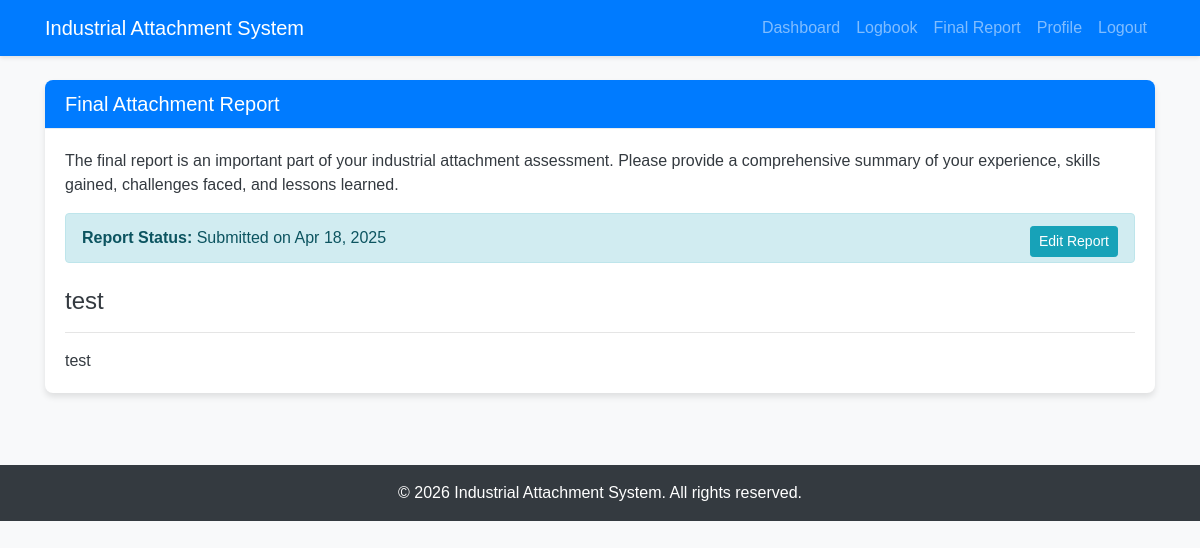
Page /pages/student/final_report.php (signed in) on the committed database.
### tables this page shows
CREATE TABLE `final_reports` (
  `report_id` int(11) NOT NULL,
  `student_id` int(11) NOT NULL,
  `title` varchar(255) NOT NULL,
  `content` text NOT NULL,
  `submission_date` timestamp NOT NULL DEFAULT current_timestamp()
);

### pages/student/final_report.php (the view, shortened to what this page needs)
<?php
require_once '../../config/db_connect.php';
$student = getStudentDetails($conn, $_SESSION['user_id']);
$stmt = $conn->prepare("SELECT * FROM final_reports WHERE student_id = ?");
$stmt->bind_param("i", $student['student_id']);
$stmt->execute();
$report = $stmt->get_result()->fetch_assoc();
include '../../includes/header.php';
?>
<div class="row">
    <div class="col-lg-12">
        <div class="card mb-4">
            <div class="card-header bg-primary text-white">
                <h5 class="mb-0">Final Attachment Report</h5>
            </div>
            <div class="card-body">
                <div class="mb-4">
                    <p>The final report is an important part of your industrial attachment assessment. Please provide a comprehensive summary of your experience, skills gained, challenges faced, and lessons learned.</p>
                    <?php if ($report): ?>
                        <div class="alert alert-info">
                            <strong>Report Status:</strong> Submitted on <?php echo date('M d, Y', strtotime($report['submission_date'])); ?>
                            <button class="btn btn-sm btn-info float-right" id="editReportBtn">Edit Report</button>
                        </div>
                    <?php endif; ?>
                </div>
                <?php if ($report && !isset($_GET['edit'])): ?>
                    <div id="reportDisplay">
                        <h4><?php echo $report['title']; ?></h4>
                        <hr>
                        <div class="report-content">
                            <?php echo nl2br($report['content']); ?>
                        </div>
                    </div>
                <?php endif; ?>
            </div>
        </div>
    </div>
</div>
<?php include '../../includes/footer.php'; ?>

### assets/css/style.css (style rules this page uses)
body { font-family: 'Arial', sans-serif; background-color: #f8f9fa; color: #343a40; padding-bottom: 50px; }
.card { border: none; border-radius: 8px; box-shadow: 0 4px 6px rgba(0, 0, 0, 0.1); margin-bottom: 20px; overflow: hidden; }
.card-header { background-color: #f8f9fa; border-bottom: 1px solid #e9ecef; font-weight: 600; }
.alert { border-radius: 4px; padding: 12px 16px; margin-bottom: 20px; }

### rows in the picture
final_reports: submission_date "Apr 18, 2025", title "test", content "test"
